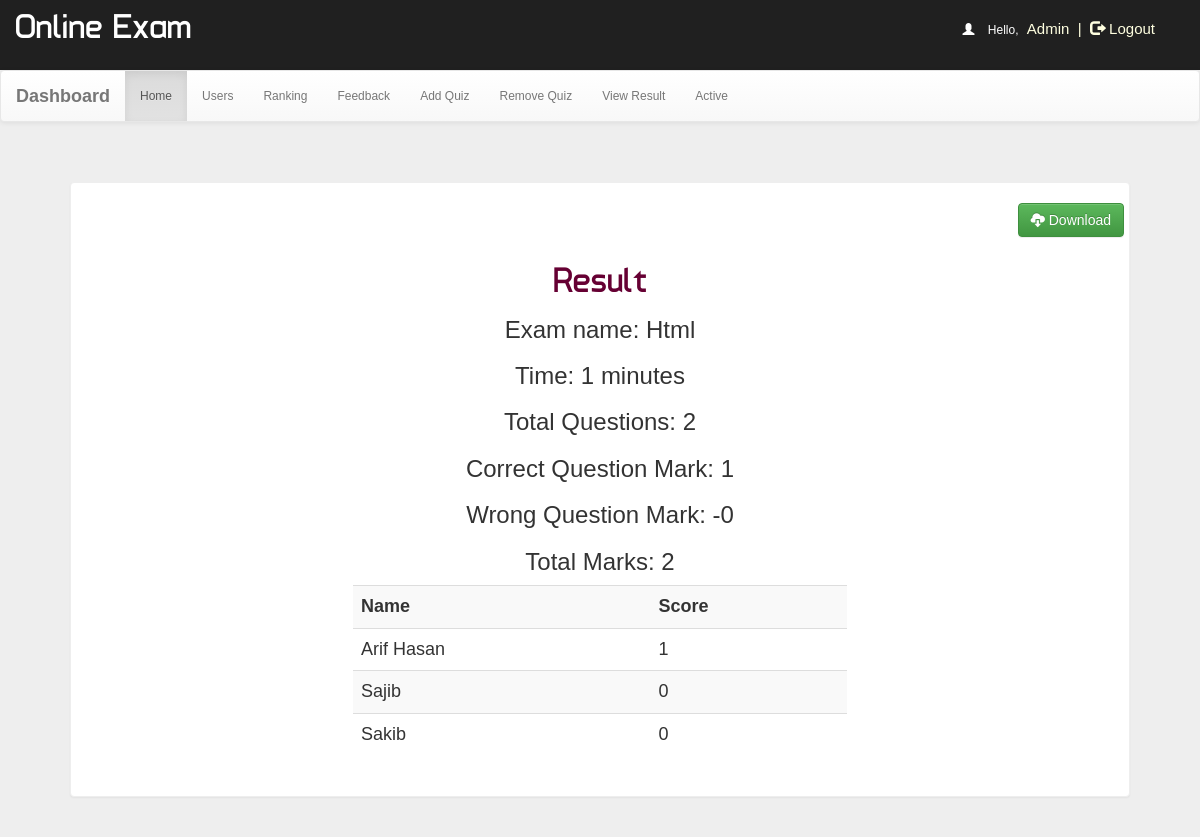
/subject-wise-result.php?subject=5b2f35e7a2c9f (signed in), run on an earlier commit of the app's database.
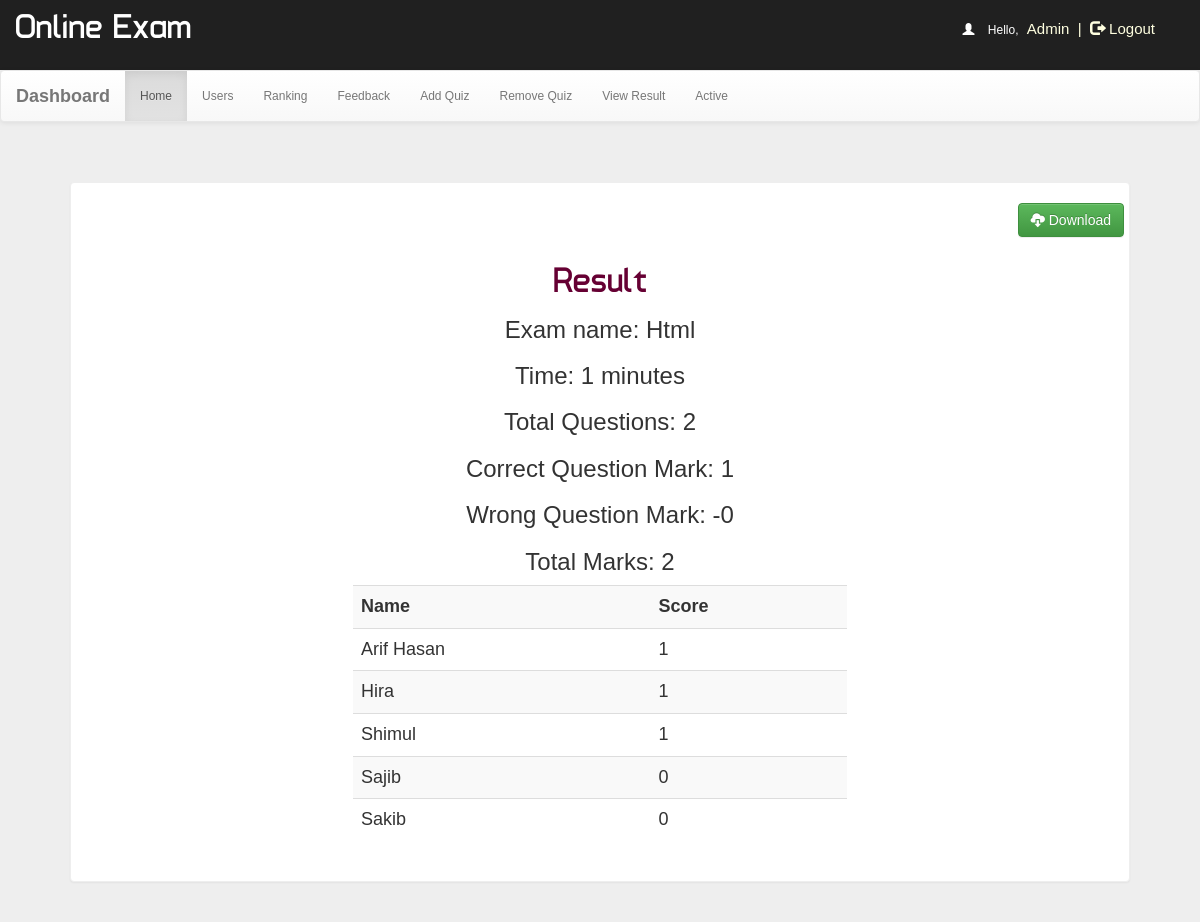
And on a later commit of the database.
### tables this page shows
CREATE TABLE `history` (
  `id` int(100) NOT NULL,
  `username` varchar(50) NOT NULL,
  `eid` text NOT NULL,
  `score` int(11) NOT NULL,
  `level` int(11) NOT NULL,
  `correct` int(11) NOT NULL,
  `wrong` int(11) NOT NULL,
  `date` timestamp NOT NULL DEFAULT CURRENT_TIMESTAMP ON UPDATE CURRENT_TIMESTAMP,
  `timestamp` bigint(50) NOT NULL,
  `status` varchar(40) NOT NULL,
  `score_updated` varchar(10) NOT NULL
);

CREATE TABLE `user` (
  `id` int(100) NOT NULL,
  `name` varchar(50) NOT NULL,
  `rollno` varchar(20) NOT NULL,
  `branch` varchar(20) NOT NULL,
  `status` tinyint(4) NOT NULL DEFAULT '1',
  `gender` varchar(5) NOT NULL,
  `username` varchar(50) NOT NULL,
  `phno` bigint(20) NOT NULL,
  `password` varchar(50) NOT NULL
);

### lib/functions.php (called while the page is built, shortened)
<?php
function query($query, $query_type = NO_RETURN){
    global $con;
    switch ($query_type){
        case SINGLE_RETURN:
            $result = mysqli_query($con, $query) or die("Query failed: ".mysqli_error($con));
            return mysqli_fetch_assoc($result);
            break;
        case MULTIPLE_RETURN:
            $result = mysqli_query($con, $query) or die("Query failed: ".mysqli_error($con));
            return $result;
            break;
    }
}

### subject-wise-result.php (the view, shortened to what this page needs)
<?php
include_once 'header.php';
$eid = $_GET['subject'];
$sql = "SELECT * FROM quiz where eid='$eid'";
$result = query($sql, MULTIPLE_RETURN);
$result = mysqli_fetch_assoc($result);
$exam_name = $result['title'];
$total_questions = $result['total'];
$exam_time = $result['time'];
$correct_answer_mark = $result['correct'];
$wrong_answer_mark = $result['wrong'];
$total_marks = $result['correct'] * $result['total'];
$result_sql = "SELECT * FROM history WHERE eid='$eid' ORDER BY score DESC";
$all_results = query($result_sql, MULTIPLE_RETURN);
?>
    <div class="panel">
        <div class="row"><button class="btn btn-success pull-right" onclick="saveAsPDF();"> <span class="glyphicon glyphicon-cloud-download"></span> Download</button></div>
        <div id="print_area">
            <h1 class="text-center title" style="color:#660033;">Result</h1>
            <div class="text-center">
                <h3>Exam name: <?php echo $exam_name; ?></h3>
                <h3>Time: <?php echo $exam_time; ?> minutes</h3>
                <h3>Total Questions: <?php echo $total_questions; ?> </h3>
                <h3>Correct Question Mark: <?php echo $correct_answer_mark; ?> </h3>
                <h3>Wrong Question Mark: -<?php echo $wrong_answer_mark; ?> </h3>
                <h3>Total Marks: <?php echo $total_marks; ?></h3>
            </div>
            <div class="row">
                <div class="col-sm-6 col-sm-offset-3">
                    <table class="table table-striped table-hover title1" style="font-size: 18px">
                        <tr>
                            <th>Name</th>
                            <th>Score</th>
                        </tr>
                        <?php
                        while ($data = mysqli_fetch_assoc($all_results)) {
                            $exam_username = $data['username'];
                            $name_sql = "SELECT name FROM user where username='$exam_username'";
                            $name_result = query($name_sql, SINGLE_RETURN);
                            $name = $name_result['name'];
                            $score = $data['score'];
                            ?>
                            <tr>
                                <td><?php echo $name; ?></td>
                                <td><?php echo $score; ?></td>
                            </tr>
                            <?php
                        }
                        ?>
                    </table>
                </div>
            </div>
        </div>
    </div>
<?php
include_once 'footer.php';
?>

What changed in the data, as far as the page shows it:
added history: user.name "Hira", score "1"
added history: user.name "Shimul", score "1"
